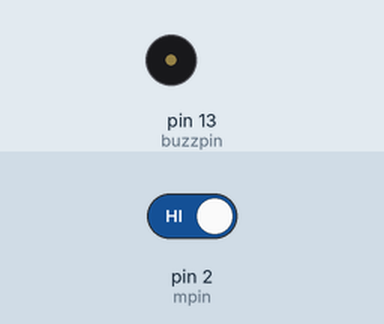
Bench run of a sketch on a simulated Arduino Uno, built with avr-gcc and run on an emulated ATmega328P. Parts: buzzer (waves = sounding, pin HIGH). The test bench sets the inputs (shaded band); at power-on: pin 2 (mpin) HIGH.

Above: at 1.2 s.
1.3 s: pin 2 (mpin) driven LOW
At 2.5 s:
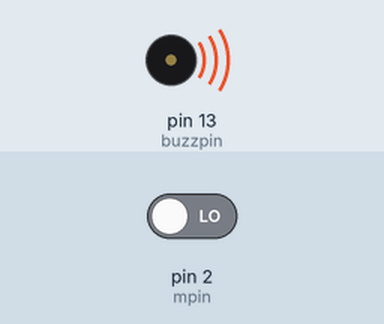
2.8 s: pin 2 (mpin) driven HIGH
At 3.6 s:
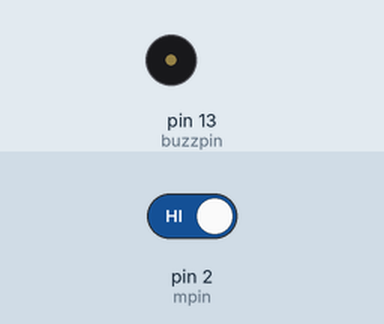
Timing chart, 0 to 5.8 s (numbered marks = the images above; inputs shaded):
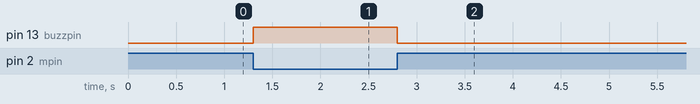

The sketch:

Magnetic_sensor.ino
```cpp
int mpin=2;
int buzzpin=13;

void setup() {
  // put your setup code here, to run once:
pinMode(mpin,INPUT);
pinMode(buzzpin,OUTPUT);
}

void loop() {
  // put your main code here, to run repeatedly:
if(digitalRead(mpin)==0)
{
  digitalWrite(buzzpin,HIGH);
}
else
{
  digitalWrite(buzzpin,LOW);
}
}
```

Measured:
- after the input at 1.3 s, pin 13 (buzzpin): LOW → HIGH at once
- after the input at 2.8 s, pin 13 (buzzpin): HIGH → LOW at once
